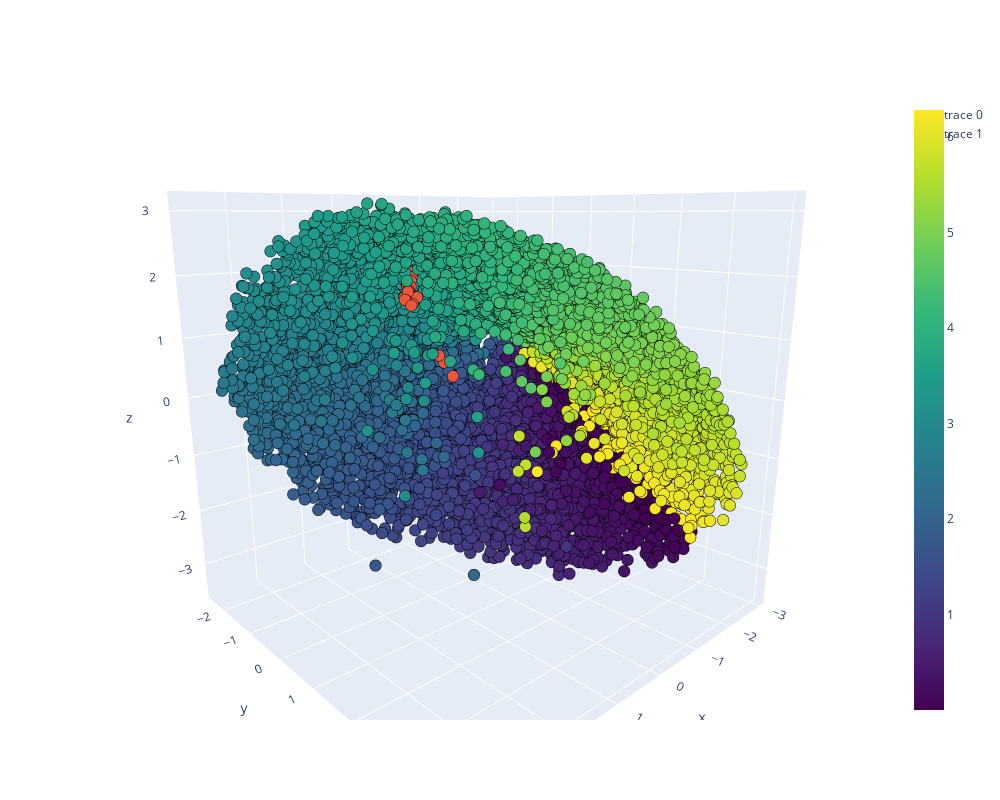

Notebook code for this chart:
### Code cell
general_plot(["../saved_models/simclr_test1/final_encoder.pt"], '../data_configs/orbit_config_default.json', color_idx = 0, config2 = '../single_orbit.json')
